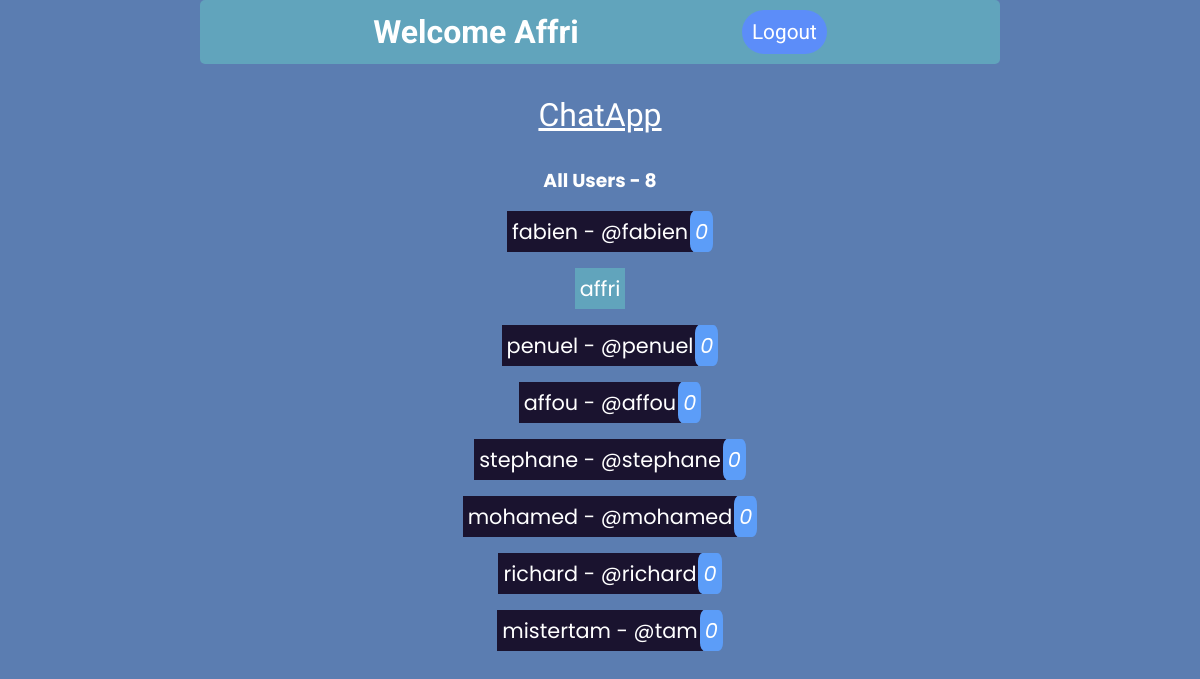
The app's page /page/home.php (signed in) with its own data.
### tables this page shows
CREATE TABLE `users` (
  `id` int(11) NOT NULL,
  `fullname` varchar(255) NOT NULL,
  `pseudo` varchar(255) NOT NULL,
  `password` varchar(255) NOT NULL
);

### page/home.php (the view, shortened to what this page needs)
<?php
require '../dbconnect.php';
$db = $pdo;
?>
<!DOCTYPE html>
<html lang="en">
<head>
    <link rel="stylesheet" href="../css/style.css">
</head>
<body>
    <div class="container">
        <div class="top">
            <h1>Welcome <?php echo ucwords($_SESSION["name"]); ?></h1>
            <a href="logout.php" class="logout">Logout</a>
        </div>
        <h1 class="title">ChatApp</h1>
        <div class="section" >
            <?php
                $users = $db->query("SELECT * FROM users");
                $users->execute();
                $users = $users->fetchAll();
                function notif($userId, $otherId){
                    global $db;
                    $notif = $db->query("SELECT * FROM messages WHERE toUser = '".$userId."' AND messages.fromUser = '".$otherId."' AND see = 0");
                    $notif->execute();
                    $notif = $notif->fetchAll();
                    return count($notif);
                }
            ?>
            <?php if(!empty($users)): ?>
            <ul id="box">
                <h3>All Users - <?= count($users);?></h3>
                <?php foreach($users as $user):?>
                    <?php if($user["id"] != $_SESSION["id"]):?>
                        <li><a class="otherUser" href="home.php?user=<?=$user['id'];?>"><?=$user['fullname']." - @".$user['pseudo'];?><em class="notif"><?= notif($_SESSION["id"],$user['id']) ;?></em></a></li>
                    <?php else:?>
                        <li><a class="user" href="#"><?=$user['fullname'];?></a></li>
                    <?php endif;?>
                <?php endforeach;?>
            </ul>
            <?php endif;?>
        </div>
    </div>
</body>
</html>

### css/style.css (style rules this page uses)
html { scroll-behavior: smooth; }
* { margin: 0; padding: 0; box-sizing: border-box; }
body { width: 100%; min-height: 100vh; background-color: #5B7DB1; }
.container { width: 90%; min-height: 100vh; display: flex; justify-content: center; align-items: center; flex-direction: column; margin: 0 auto; }

### page/home.php (style rules this page uses)
.container { justify-content: space-between; min-height: 15vh; gap: 2em; max-width: 800px; width: 100%; }
a { text-decoration: none; color: white; padding: 5px 5px; display: inline-block; font-size: 1.3em; text-align: center; }
.top { padding: 10px; border-radius: 5px; display: flex; align-items: center; justify-content: space-evenly; color: white; width: 100%; background-color: #61A4BC; font-family: Roboto , serif; }
.logout { background-color: #5c8df9; padding: 10px; border-radius: 50px; transition: all 0.1s; }
.title { font-family: 'Rubik Moonrocks',serrif; font-weight: 400; text-decoration: underline; color: white; }
.section { display: flex; flex-direction: column; align-items: center; gap: 1em; width: 100%; max-width: 500px; margin: 0 auto; font-family: Poppins, serif; }
.section h3 { color: white; }
ul { display: flex; flex-direction: column; min-height: 100px; justify-content: space-around; list-style-type: none; width: 90%; margin: auto; align-items: center; gap: 1em; }
.user { background-color: #61A4BC; width: 100%; max-width: 300px; }
.otherUser { background-color: #1A132F; min-width: 100%; max-width: 300px; transition: all 0.1s; position: relative; }
.notif { background-color: #5c9df8; min-width:10px; min-height:10px; padding: 5px; position: absolute; border-radius: 20%; top: 0px; right: -20px; }

### records on screen
users: fullname "fabien", pseudo "fabien", id "0"
users: fullname "affri"
users: fullname "penuel", pseudo "penuel", id "0"
users: fullname "affou", pseudo "affou", id "0"
users: fullname "stephane", pseudo "stephane", id "0"
users: fullname "mohamed", pseudo "mohamed", id "0"
users: fullname "richard", pseudo "richard", id "0"
users: fullname "mistertam", pseudo "tam", id "0"

### other values on screen
$_SESSION["name"] "Affri"
count($users) "8"
